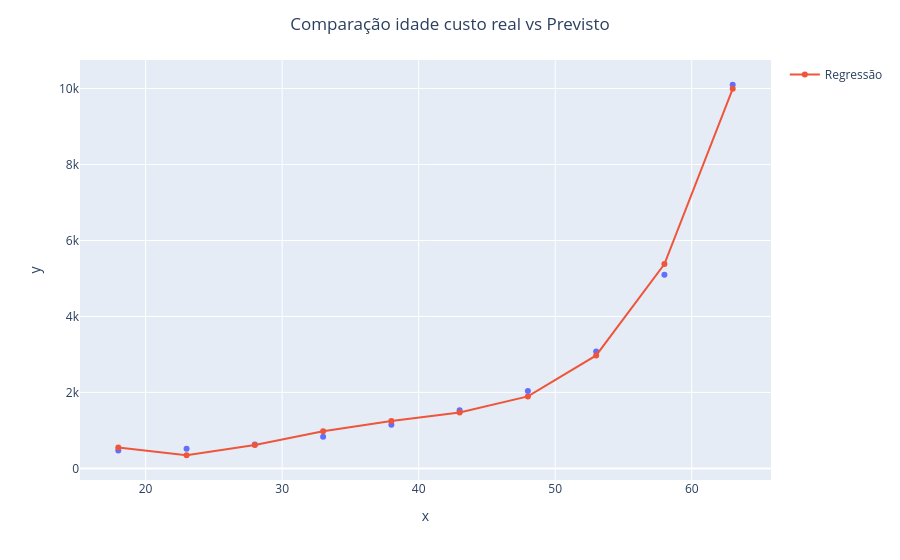

Write notebook code for a chart like this one.
### Code cell
grafico = px.scatter(x = X_plano_saude2[:,0], y = y_plano_saude2)
grafico.add_scatter(x = X_plano_saude2[:,0], y = previsoes, name = 'Regressão')
grafico.update_layout(
        title=f'Comparação idade custo real vs Previsto ',
        title_x=0.5
    )
grafico.show()
grafico.write_html(f"Grafico_custo_idade_saude.html")

### Figure 1 — Plotly figure (JSON) as saved in the notebook; plotly's stock layout.template omitted (floating-point values rounded to 4 significant figures)
{"data": [{"hovertemplate": "x=%{x}<br>y=%{y}<extra></extra>", "legendgroup": "", "marker": {"color": "#636efa", "symbol": "circle"}, "mode": "markers", "name": "", "orientation": "v", "showlegend": false, "type": "scatter", "x": [18, 23, 28, 33, 38, 43, 48, 53, 58, 63], "xaxis": "x", "y": [470, 520, 630, 830, 1150, 1530, 2040, 3080, 5100, 10100], "yaxis": "y"}, {"name": "Regressão", "type": "scatter", "x": [18, 23, 28, 33, 38, 43, 48, 53, 58, 63], "y": [549.7, 345.9, 616.5, 975.8, 1249.0, 1473.0, 1895.0, 2973.0, 5379.0, 9993.0]}], "layout": {"autosize": true, "legend": {"tracegroupgap": 0}, "margin": {"t": 60}, "title": {"text": "Comparação idade custo real vs Previsto ", "x": 0.5}, "xaxis": {"anchor": "y", "autorange": true, "domain": [0, 1], "range": [15.26, 65.74], "title": {"text": "x"}, "type": "linear"}, "yaxis": {"anchor": "x", "autorange": true, "domain": [0, 1], "range": [-409.4, 10860.0], "title": {"text": "y"}, "type": "linear"}}}
